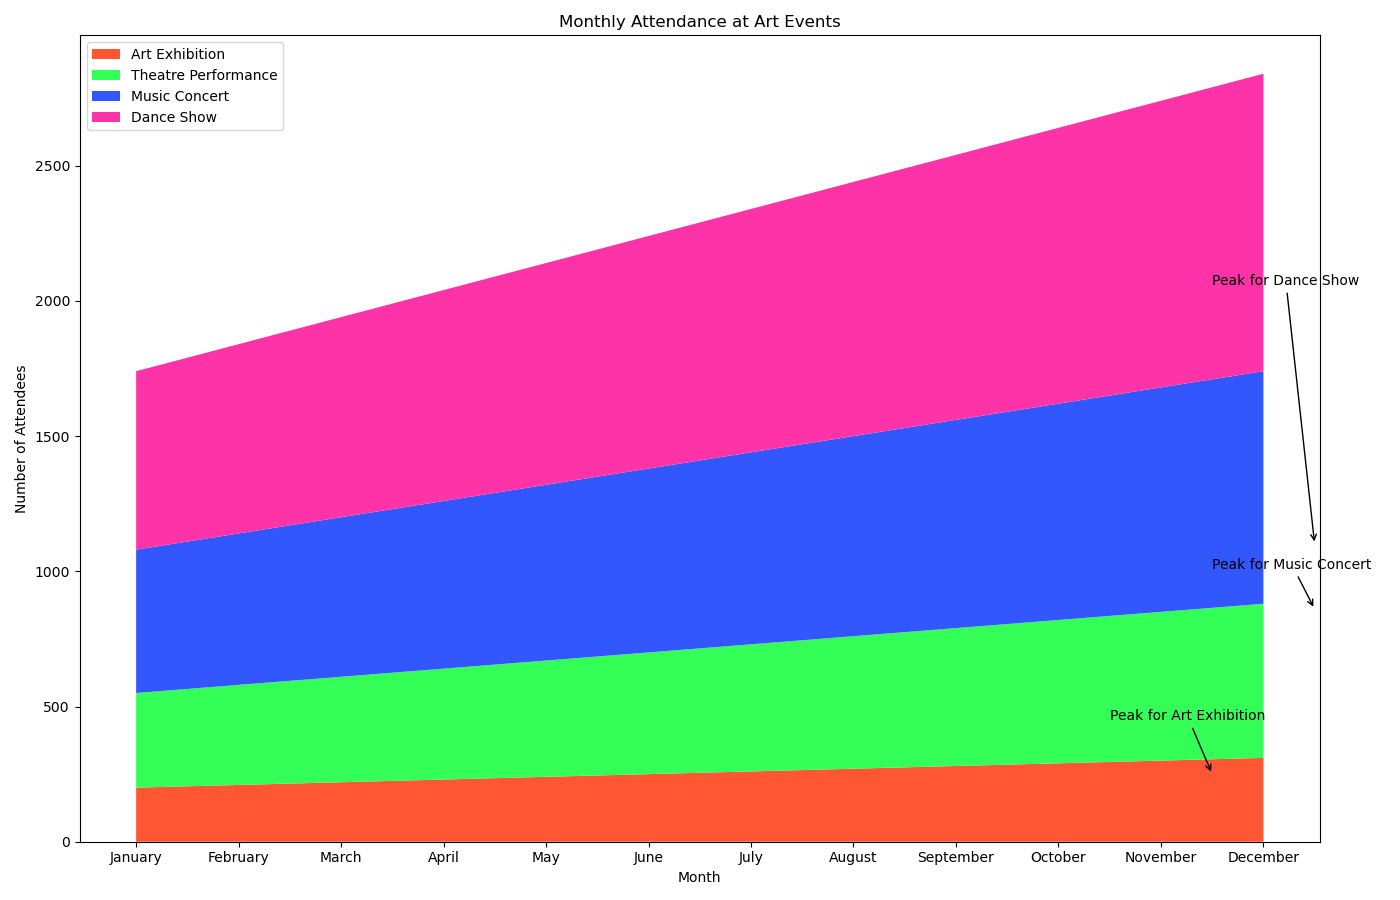

The Python source for this figure:

import numpy as np
import pandas as pd
import seaborn as sns
import matplotlib.pyplot as plt

data = {
    'Month': ['January', 'February', 'March', 'April', 'May', 'June', 
              'July', 'August', 'September', 'October', 'November', 'December'],
    'Art Exhibition': [200, 210, 220, 230, 240, 250, 260, 270, 280, 290, 300, 310],
    'Theatre Performance': [150, 160, 170, 180, 190, 200, 210, 220, 230, 240, 250, 260],
    'Music Concert': [180, 190, 200, 210, 220, 230, 240, 250, 260, 270, 280, 290],
    'Dance Show': [130, 140, 150, 160, 170, 180, 190, 200, 210, 220, 230, 240]
}

df = pd.DataFrame(data)
df.set_index('Month', inplace=True)

cumulative = df.cumsum(axis=1)

plt.figure(figsize=(14, 9))
pal = ['#FF5733', '#33FF57', '#3357FF', '#FF33A8']
plt.stackplot(cumulative.index, cumulative['Art Exhibition'], cumulative['Theatre Performance'],
              cumulative['Music Concert'], cumulative['Dance Show'], labels=cumulative.columns, colors=pal)
plt.legend(loc='upper left')
plt.title('Monthly Attendance at Art Events')
plt.xlabel('Month')
plt.ylabel('Number of Attendees')
plt.annotate('Peak for Art Exhibition', xy=(10.5, cumulative.loc['November', 'Art Exhibition']-50),
             xytext=(9.5, cumulative.loc['November', 'Art Exhibition']+150),
             arrowprops=dict(facecolor='black', arrowstyle="->", connectionstyle="arc3"))
plt.annotate('Peak for Music Concert', xy=(11.5, cumulative.loc['December', 'Music Concert']),
             xytext=(10.5, cumulative.loc['December', 'Music Concert']+150),
             arrowprops=dict(facecolor='black', arrowstyle="->", connectionstyle="arc3"))
plt.annotate('Peak for Dance Show', xy=(11.5, cumulative.loc['December', 'Dance Show']),
             xytext=(10.5, cumulative.loc['December', 'Dance Show'] + cumulative.loc['December', 'Music Concert'] + 100),
             arrowprops=dict(facecolor='black', arrowstyle="->", connectionstyle="arc3"))
plt.tight_layout()
plt.show()
